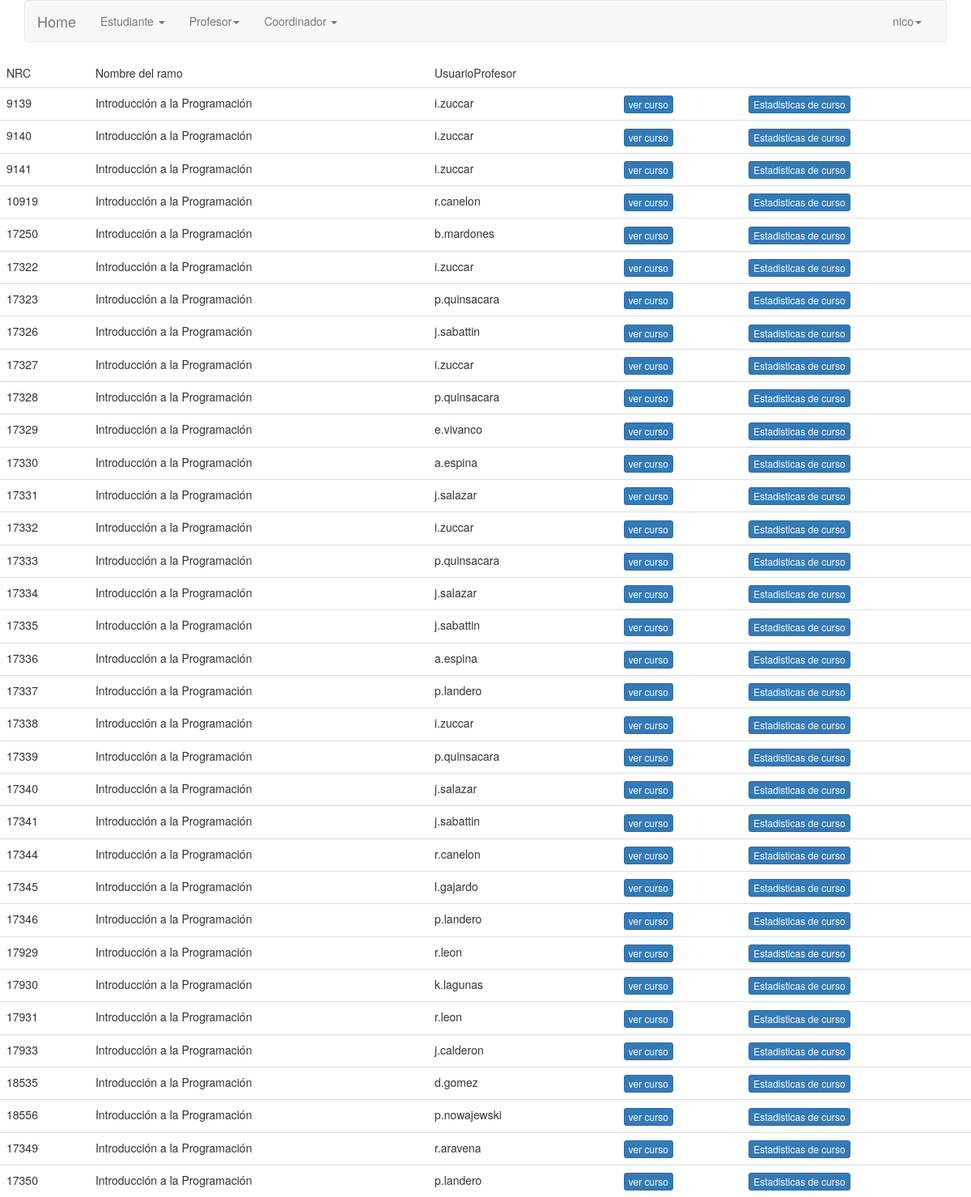
Screenshot of /coordinador/profesores (signed in) with the database file from the repository.
### cargadatos/models.py (models this page shows, shortened)
class Seccion(models.Model):
    nrc=models.CharField(max_length=20,primary_key=True)
    semestre=models.CharField(max_length=20)
    CodigoRamo=models.ForeignKey(Ramo,on_delete=models.CASCADE)
    UsuarioUnab=models.ForeignKey(Profesor,on_delete=models.PROTECT)

class Ramo(models.Model):
    CodigoRamo=models.CharField(max_length=20,primary_key=True)
    NombreRamo=models.CharField(max_length=50)
    def __str__(self):
        return self.NombreRamo

### cargadatos/views.py (the view)
# urls.py: url('coordinador/profesores',profesores_todos.as_view(), name = 'coordinadorprofesores'),
class profesores_todos(LoginRequiredMixin,ListView):
     model = Seccion
     queryset = Seccion.objects.all()
     template_name = 'cargadatos/Profesores.html'

### templates/cargadatos/Profesores.html
{% extends 'base/basee.html' %}
{% block content%}
<table class ="table table=bordered">
    <thead>
        <tr>
            <td>NRC</td>
            <td>Nombre del ramo</td>
            <td>UsuarioProfesor</td>
        </tr>
    </thead>
    <tbody>
         {% if object_list %}
         {% for vista in object_list %}
        <tr>
            <td>{{vista.nrc}}</td>
            <td>{{vista.CodigoRamo}}</td>
            <td>{{vista.UsuarioUnab_id}}</td>
            <td>
                <a class ="btn btn-primary btn-xs" href="profesor/listacurso/{{vista.nrc}}">ver curso</a>
                </td>
                <td>
                    <a class ="btn btn-primary btn-xs" href="profesor/estadisticascursos/{{vista.nrc}}">Estadisticas de curso</a>
                    </td>
        {% endfor %}
        {% else %}
        <h1>No hay registros </h1>
        {% endif %}
        </tbody>
</table>
{% endblock %}

### templates/base/basee.html (shortened to what this page needs)
{% load static %}
<!doctype html>
<html lang="es">
  <head>
    <link rel="stylesheet" type='text/css' href="https://cdnjs.cloudflare.com/ajax/libs/semantic-ui/2.2.14/semantic.min.css">
    <link rel="stylesheet" href="https://cdnjs.cloudflare.com/ajax/libs/Chart.js/2.8.0/Chart.min.css" />
    <div>
      {% block navbar %}
      <div class="container" height="5" width="5">
      <link rel="stylesheet" href="{%static 'css/bootstrap.min.css' %}">
    <div class="bs-docs-section clearfix">
        <div class="row">
            <div class="col-lg-12">
                <div class="bs-component">
                 <nav class="navbar navbar-default">
                     <div class="container-fluid">
                        <div class="navbar-header">
                          <a class="navbar-brand" href="#">Home</a>
                        </div>
                       <div class="collapse navbar-collapse" id="bs-example-navbar-collapse-1">
                         <ul class="nav navbar-nav">
                            <li class="dropdown">
                              {% if perms.cargadatos.view_estudiante %}
                              <a href="#" class="dropdown-toggle" data-toggle="dropdown" role="button" aria-expanded="false">Estudiante <span class="caret"></span></a>
                              {% endif %}
                            </li>
                             <li class="dropdown">
                              {% if perms.cargadatos.view_profesor %}
                              <a href="#" class="dropdown-toggle" data-toggle="dropdown" role="button" aria-expanded="false">Profesor<span class="caret"></span></a>
                              {% endif %}
                             </li>
                            <li class="dropdown">
                              {% if perms.cargadatos.view_seccion %}
                                <a href="#" class="dropdown-toggle" data-toggle="dropdown" role="button" aria-expanded="false">Coordinador <span class="caret"></span></a>
                                {% endif %}
                            </li>
                        </ul>
                         <ul class="nav navbar-nav navbar-right">
                             <li class="dropdown">
                              <a href="#" class="dropdown-toggle" data-toggle="dropdown" role="button" aria-expanded="false">{{user.username}}<span class="caret"></span></a>
                            </li>
                         </ul>
                        </div>
                    </div>
                </nav>
            </div>
              </div>
          </div>
      </div>
    </div>
   {% endblock navbar %}
    </div>
  </head>
  <body>
    {% block content %}
    {% endblock content %}
  </body>
</html>

### rows the page displays
Seccion: nrc "9139", CodigoRamo "Introducción a la Programación", UsuarioUnab_id "i.zuccar"
Seccion: nrc "9140", CodigoRamo "Introducción a la Programación", UsuarioUnab_id "i.zuccar"
Seccion: nrc "9141", CodigoRamo "Introducción a la Programación", UsuarioUnab_id "i.zuccar"
Seccion: nrc "10919", CodigoRamo "Introducción a la Programación", UsuarioUnab_id "r.canelon"
Seccion: nrc "17250", CodigoRamo "Introducción a la Programación", UsuarioUnab_id "b.mardones"
Seccion: nrc "17322", CodigoRamo "Introducción a la Programación", UsuarioUnab_id "i.zuccar"
Seccion: nrc "17323", CodigoRamo "Introducción a la Programación", UsuarioUnab_id "p.quinsacara"
Seccion: nrc "17326", CodigoRamo "Introducción a la Programación", UsuarioUnab_id "j.sabattin"
Seccion: nrc "17327", CodigoRamo "Introducción a la Programación", UsuarioUnab_id "i.zuccar"
Seccion: nrc "17328", CodigoRamo "Introducción a la Programación", UsuarioUnab_id "p.quinsacara"
Seccion: nrc "17329", CodigoRamo "Introducción a la Programación", UsuarioUnab_id "e.vivanco"
Seccion: nrc "17330", CodigoRamo "Introducción a la Programación", UsuarioUnab_id "a.espina"
Seccion: nrc "17331", CodigoRamo "Introducción a la Programación", UsuarioUnab_id "j.salazar"
Seccion: nrc "17332", CodigoRamo "Introducción a la Programación", UsuarioUnab_id "i.zuccar"
Seccion: nrc "17333", CodigoRamo "Introducción a la Programación", UsuarioUnab_id "p.quinsacara"
Seccion: nrc "17334", CodigoRamo "Introducción a la Programación", UsuarioUnab_id "j.salazar"
Seccion: nrc "17335", CodigoRamo "Introducción a la Programación", UsuarioUnab_id "j.sabattin"
Seccion: nrc "17336", CodigoRamo "Introducción a la Programación", UsuarioUnab_id "a.espina"
Seccion: nrc "17337", CodigoRamo "Introducción a la Programación", UsuarioUnab_id "p.landero"
Seccion: nrc "17338", CodigoRamo "Introducción a la Programación", UsuarioUnab_id "i.zuccar"
Seccion: nrc "17339", CodigoRamo "Introducción a la Programación", UsuarioUnab_id "p.quinsacara"
Seccion: nrc "17340", CodigoRamo "Introducción a la Programación", UsuarioUnab_id "j.salazar"
Seccion: nrc "17341", CodigoRamo "Introducción a la Programación", UsuarioUnab_id "j.sabattin"
Seccion: nrc "17344", CodigoRamo "Introducción a la Programación", UsuarioUnab_id "r.canelon"
Seccion: nrc "17345", CodigoRamo "Introducción a la Programación", UsuarioUnab_id "l.gajardo"
Seccion: nrc "17346", CodigoRamo "Introducción a la Programación", UsuarioUnab_id "p.landero"
Seccion: nrc "17929", CodigoRamo "Introducción a la Programación", UsuarioUnab_id "r.leon"
Seccion: nrc "17930", CodigoRamo "Introducción a la Programación", UsuarioUnab_id "k.lagunas"
Seccion: nrc "17931", CodigoRamo "Introducción a la Programación", UsuarioUnab_id "r.leon"
Seccion: nrc "17933", CodigoRamo "Introducción a la Programación", UsuarioUnab_id "j.calderon"
Seccion: nrc "18535", CodigoRamo "Introducción a la Programación", UsuarioUnab_id "d.gomez"
Seccion: nrc "18556", CodigoRamo "Introducción a la Programación", UsuarioUnab_id "p.nowajewski"
Seccion: nrc "17349", CodigoRamo "Introducción a la Programación", UsuarioUnab_id "r.aravena"
Seccion: nrc "17350", CodigoRamo "Introducción a la Programación", UsuarioUnab_id "p.landero"

### other values shown
{{ user.username }} "nico"
